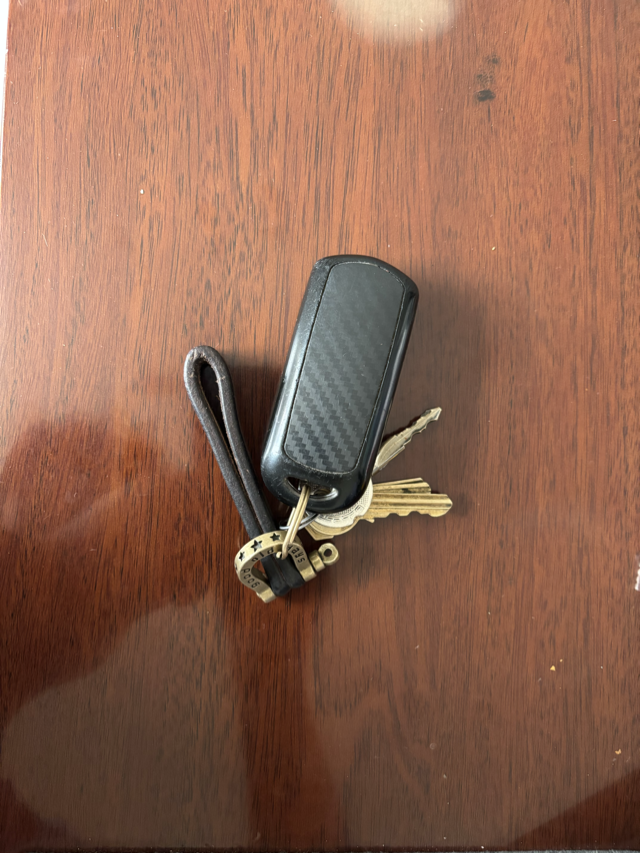
#> input picture week01-opencv/day03/images/IMG_9859.png, 640 x 853 px
$ python test06_erode_dilate.py
#> lines starting #> are read from the running program, lines starting #| are printed output that depends on the picture; after the words box and inside, x2 and y2 are one past the last pixel; in counts of white or black regions, pixels touching at a corner belong together
from pathlib import Path

import cv2

# 文件夹路径
BASE_DIR = Path(__file__).resolve().parent
IMAGE_FILE_PATH = BASE_DIR / "images" / "IMG_9859.png"
OUTPUTS_FILE_PATH = BASE_DIR / "outputs" / "erode_dilate"
OUTPUTS_FILE_PATH.mkdir(parents=True, exist_ok=True)
# 图片保存路径
image_name = IMAGE_FILE_PATH.stem
gray_path = OUTPUTS_FILE_PATH / f"{image_name}_gray.png"
binary_inv_path = OUTPUTS_FILE_PATH / f"{image_name}_binary_inv.png"
eroded_path = OUTPUTS_FILE_PATH / f"{image_name}_eroded.png"
dilated_path = OUTPUTS_FILE_PATH / f"{image_name}_dilated.png"
# 读取图片
image = cv2.imread(str(IMAGE_FILE_PATH))
#> image is the input picture: shape (853, 640, 3); mean B, G, R 81, 101.6, 143.6
if image is None:
    raise FileNotFoundError("图片加载失败")
# 转化为灰度图
gray_image = cv2.cvtColor(image, cv2.COLOR_BGR2GRAY)
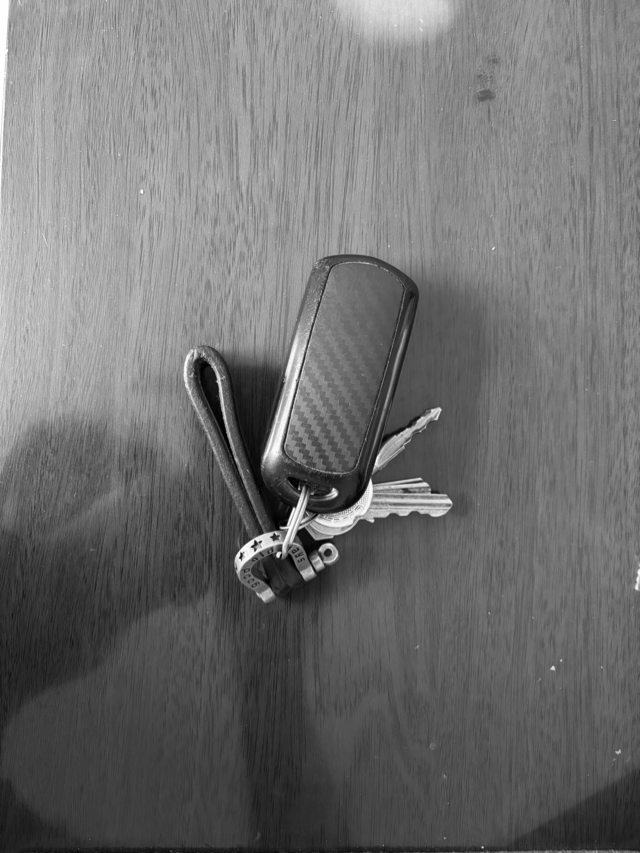
#> gray_image: shape (853, 640); min 0, max 255, mean 111.8
# OTSU 反二值化
used_threshold, binary_inv_image = cv2.threshold(
    gray_image, 0, 255, cv2.THRESH_BINARY_INV | cv2.THRESH_OTSU
)
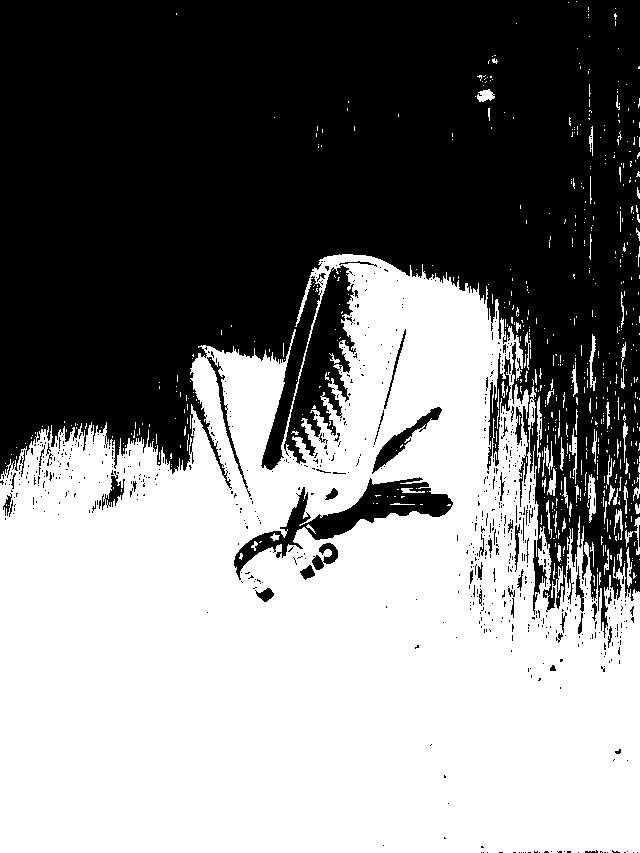
#> binary_inv_image: shape (853, 640); 50.8% white; 731 black regions (675 under 20 px), largest, box (x1, y1, x2, y2) and area: (0, 0, 640, 638) 249755, (284, 265, 356, 464) 5858, (234, 477, 453, 580) 5222
#> used_threshold = 112
print(f"自动阈值为：{used_threshold}")
#| 自动阈值为：112.0

# 3x3 矩形结构元素
kernel = cv2.getStructuringElement(
    cv2.MORPH_RECT,  # 矩形结构元素
    (3, 3),  # 3x3 的核
)

# 腐蚀一次
eroded_image = cv2.erode(
    binary_inv_image,  # 单通道二值图
    kernel,  # 3x3的矩形结构元素
    iterations=1,  # 腐蚀一次
)
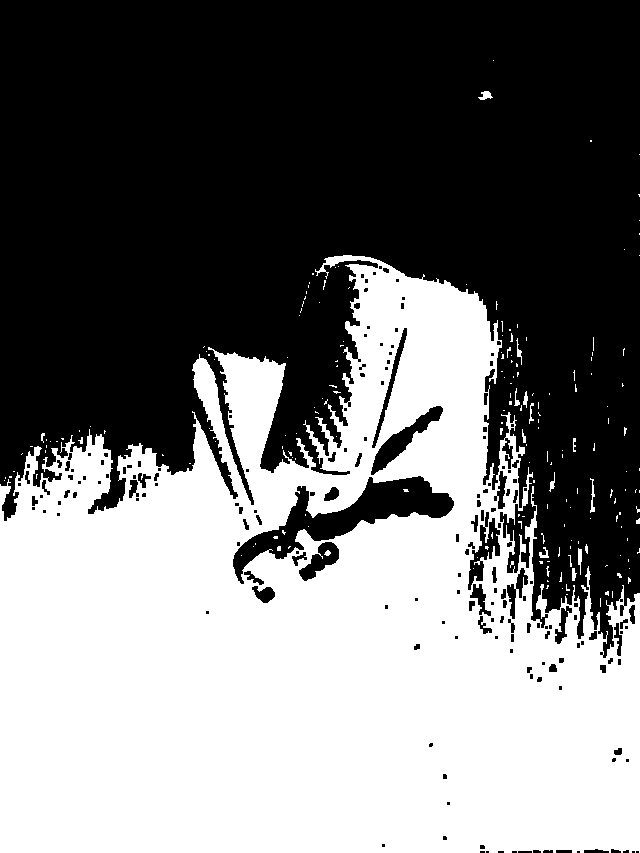
#> eroded_image: shape (853, 640); 46.2% white; 192 white regions (174 under 20 px), largest, box (x1, y1, x2, y2) and area: (0, 255, 640, 853) 250407, (590, 478, 595, 513) 79, (478, 91, 493, 100) 78

# 膨胀一次
dilated_image = cv2.dilate(
    binary_inv_image,  # 单通道二值图
    kernel,  # 3x3的矩形结构元素
    iterations=1,  # 膨胀一次
)
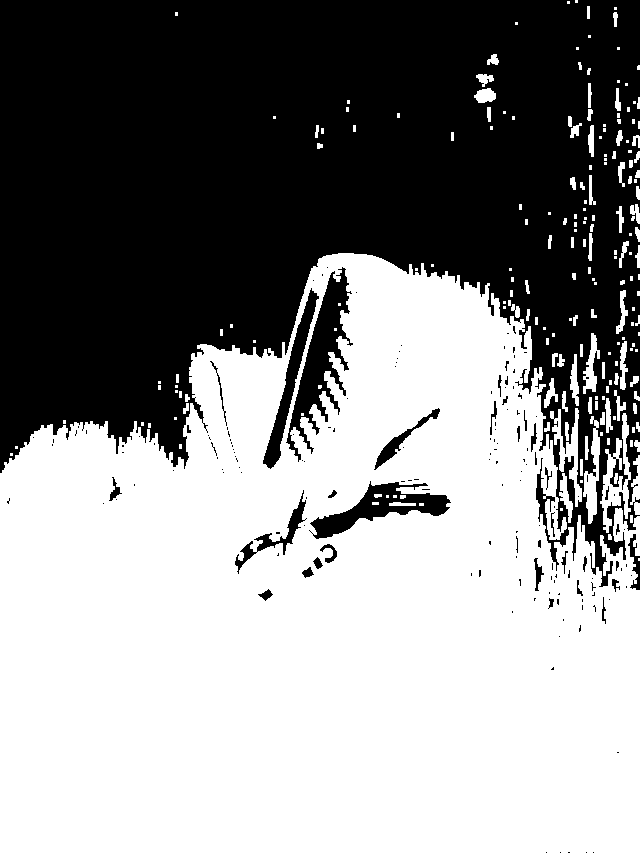
#> dilated_image: shape (853, 640); 55.3% white; 168 black regions (133 under 20 px), largest, box (x1, y1, x2, y2) and area: (0, 0, 640, 587) 230844, (286, 267, 353, 462) 4301, (309, 481, 451, 539) 2856

# 保存比较结果
saved_gray = cv2.imwrite(str(gray_path), gray_image)
saved_binary_inv = cv2.imwrite(str(binary_inv_path), binary_inv_image)
saved_eroded = cv2.imwrite(str(eroded_path), eroded_image)
saved_dilated = cv2.imwrite(str(dilated_path), dilated_image)

# 统计3张图白色像素数量
binary_inv_white_pixels = cv2.countNonZero(binary_inv_image)
#> binary_inv_white_pixels = 277209
eroded_white_pixels = cv2.countNonZero(eroded_image)
#> eroded_white_pixels = 252071
dilated_white_pixels = cv2.countNonZero(dilated_image)
#> dilated_white_pixels = 302140

# 结果
results = [
    [saved_gray, gray_path, 0],
    [saved_binary_inv, binary_inv_path, binary_inv_white_pixels],
    [saved_eroded, eroded_path, eroded_white_pixels],
    [saved_dilated, dilated_path, dilated_white_pixels],
]

# 打印
for saved, path, pixels in results:
    if saved:
        print(f"{path.name} 保存成功！")
    else:
        print(f"{path.name} 保存失败！")
    if pixels != 0:
        print(f"{path.name} 白色像素数量为：{pixels}")
    else:
        continue
#> this loop made 4 passes
#> pixels on passes 1 to 4: 0, 277209, 252071, 302140
#| IMG_9859_gray.png 保存成功！
#| IMG_9859_binary_inv.png 保存成功！
#| IMG_9859_binary_inv.png 白色像素数量为：277209
#| IMG_9859_eroded.png 保存成功！
#| IMG_9859_eroded.png 白色像素数量为：252071
#| IMG_9859_dilated.png 保存成功！
#| IMG_9859_dilated.png 白色像素数量为：302140
